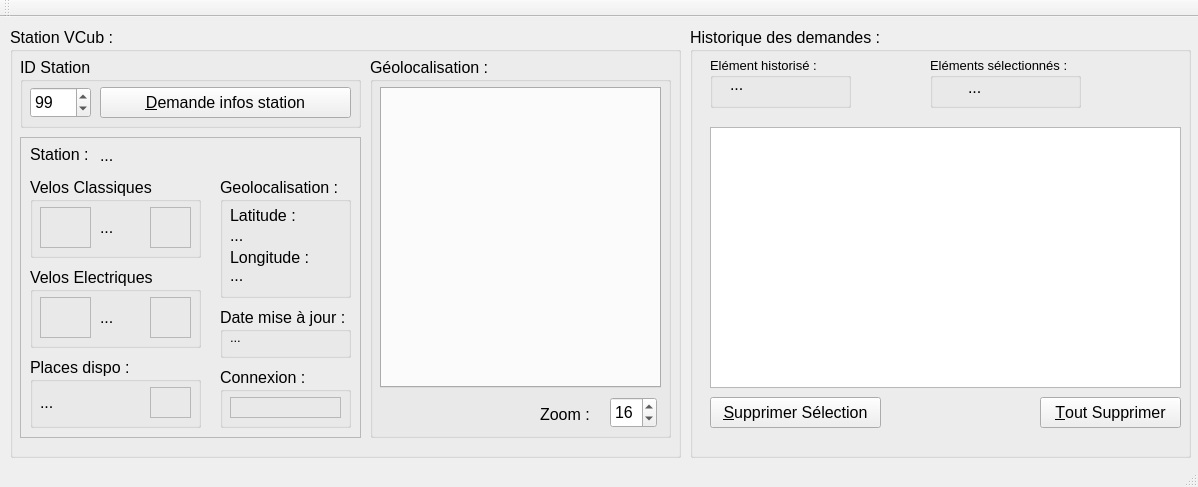
<?xml version="1.0" encoding="UTF-8"?>
<ui version="4.0">
 <class>MainWindow</class>
 <widget class="QMainWindow" name="MainWindow">
  <property name="geometry">
   <rect>
    <x>0</x>
    <y>0</y>
    <width>1198</width>
    <height>487</height>
   </rect>
  </property>
  <property name="windowTitle">
   <string>MainWindow</string>
  </property>
  <widget class="QWidget" name="centralWidget">
   <widget class="QGroupBox" name="groupBox">
    <property name="geometry">
     <rect>
      <x>10</x>
      <y>10</y>
      <width>671</width>
      <height>431</height>
     </rect>
    </property>
    <property name="font">
     <font>
      <pointsize>12</pointsize>
     </font>
    </property>
    <property name="title">
     <string>Station VCub :</string>
    </property>
    <widget class="QGroupBox" name="groupBox_2">
     <property name="geometry">
      <rect>
       <x>10</x>
       <y>30</y>
       <width>341</width>
       <height>71</height>
      </rect>
     </property>
     <property name="font">
      <font>
       <pointsize>12</pointsize>
      </font>
     </property>
     <property name="title">
      <string>ID Station</string>
     </property>
     <widget class="QSpinBox" name="spinBoxIdStation">
      <property name="geometry">
       <rect>
        <x>10</x>
        <y>30</y>
        <width>61</width>
        <height>31</height>
       </rect>
      </property>
      <property name="font">
       <font>
        <pointsize>12</pointsize>
       </font>
      </property>
      <property name="maximum">
       <number>200</number>
      </property>
      <property name="singleStep">
       <number>1</number>
      </property>
      <property name="value">
       <number>99</number>
      </property>
     </widget>
     <widget class="QPushButton" name="pbDemandeInfos">
      <property name="geometry">
       <rect>
        <x>80</x>
        <y>30</y>
        <width>251</width>
        <height>31</height>
       </rect>
      </property>
      <property name="font">
       <font>
        <pointsize>12</pointsize>
       </font>
      </property>
      <property name="text">
       <string>&amp;Demande infos station</string>
      </property>
     </widget>
    </widget>
    <widget class="QFrame" name="frame">
     <property name="geometry">
      <rect>
       <x>10</x>
       <y>110</y>
       <width>341</width>
       <height>301</height>
      </rect>
     </property>
     <property name="font">
      <font>
       <pointsize>12</pointsize>
      </font>
     </property>
     <property name="frameShape">
      <enum>QFrame::StyledPanel</enum>
     </property>
     <property name="frameShadow">
      <enum>QFrame::Raised</enum>
     </property>
     <widget class="QLabel" name="label">
      <property name="geometry">
       <rect>
        <x>10</x>
        <y>10</y>
        <width>59</width>
        <height>14</height>
       </rect>
      </property>
      <property name="font">
       <font>
        <pointsize>12</pointsize>
       </font>
      </property>
      <property name="text">
       <string>Station : </string>
      </property>
     </widget>
     <widget class="QLabel" name="lbNom">
      <property name="geometry">
       <rect>
        <x>80</x>
        <y>10</y>
        <width>231</width>
        <height>16</height>
       </rect>
      </property>
      <property name="text">
       <string>...</string>
      </property>
     </widget>
     <widget class="QGroupBox" name="groupBox_7">
      <property name="geometry">
       <rect>
        <x>10</x>
        <y>40</y>
        <width>171</width>
        <height>81</height>
       </rect>
      </property>
      <property name="title">
       <string>Velos Classiques</string>
      </property>
      <widget class="QFrame" name="frame_2">
       <property name="geometry">
        <rect>
         <x>10</x>
         <y>30</y>
         <width>51</width>
         <height>41</height>
        </rect>
       </property>
       <property name="styleSheet">
        <string notr="true">background-image: url(:/VeloClassique_50.jpg);</string>
       </property>
       <property name="frameShape">
        <enum>QFrame::StyledPanel</enum>
       </property>
       <property name="frameShadow">
        <enum>QFrame::Raised</enum>
       </property>
      </widget>
      <widget class="QLabel" name="lbNbVeloClassiqDispo">
       <property name="geometry">
        <rect>
         <x>70</x>
         <y>30</y>
         <width>41</width>
         <height>41</height>
        </rect>
       </property>
       <property name="text">
        <string>...</string>
       </property>
      </widget>
      <widget class="QFrame" name="frmNbVeloClassiqDispo">
       <property name="geometry">
        <rect>
         <x>120</x>
         <y>30</y>
         <width>41</width>
         <height>41</height>
        </rect>
       </property>
       <property name="frameShape">
        <enum>QFrame::StyledPanel</enum>
       </property>
       <property name="frameShadow">
        <enum>QFrame::Raised</enum>
       </property>
      </widget>
     </widget>
     <widget class="QGroupBox" name="groupBox_8">
      <property name="geometry">
       <rect>
        <x>10</x>
        <y>130</y>
        <width>171</width>
        <height>81</height>
       </rect>
      </property>
      <property name="title">
       <string>Velos Electriques</string>
      </property>
      <widget class="QFrame" name="frame_3">
       <property name="geometry">
        <rect>
         <x>10</x>
         <y>30</y>
         <width>51</width>
         <height>41</height>
        </rect>
       </property>
       <property name="styleSheet">
        <string notr="true">background-image: url(:/VeloElec_50.jpg);</string>
       </property>
       <property name="frameShape">
        <enum>QFrame::StyledPanel</enum>
       </property>
       <property name="frameShadow">
        <enum>QFrame::Raised</enum>
       </property>
      </widget>
      <widget class="QLabel" name="lbNbVeloElecDispo">
       <property name="geometry">
        <rect>
         <x>70</x>
         <y>30</y>
         <width>41</width>
         <height>41</height>
        </rect>
       </property>
       <property name="text">
        <string>...</string>
       </property>
      </widget>
      <widget class="QFrame" name="frmNbVeloElecDispo">
       <property name="geometry">
        <rect>
         <x>120</x>
         <y>30</y>
         <width>41</width>
         <height>41</height>
        </rect>
       </property>
       <property name="frameShape">
        <enum>QFrame::StyledPanel</enum>
       </property>
       <property name="frameShadow">
        <enum>QFrame::Raised</enum>
       </property>
      </widget>
     </widget>
     <widget class="QGroupBox" name="groupBox_9">
      <property name="geometry">
       <rect>
        <x>200</x>
        <y>40</y>
        <width>131</width>
        <height>121</height>
       </rect>
      </property>
      <property name="title">
       <string>Geolocalisation :</string>
      </property>
      <widget class="QLabel" name="label_7">
       <property name="geometry">
        <rect>
         <x>10</x>
         <y>30</y>
         <width>81</width>
         <height>16</height>
        </rect>
       </property>
       <property name="font">
        <font>
         <pointsize>12</pointsize>
        </font>
       </property>
       <property name="text">
        <string>Latitude : </string>
       </property>
      </widget>
      <widget class="QLabel" name="label_8">
       <property name="geometry">
        <rect>
         <x>10</x>
         <y>70</y>
         <width>91</width>
         <height>21</height>
        </rect>
       </property>
       <property name="font">
        <font>
         <pointsize>12</pointsize>
        </font>
       </property>
       <property name="text">
        <string>Longitude :</string>
       </property>
      </widget>
      <widget class="QLabel" name="lbLongitude">
       <property name="geometry">
        <rect>
         <x>10</x>
         <y>90</y>
         <width>111</width>
         <height>16</height>
        </rect>
       </property>
       <property name="text">
        <string>...</string>
       </property>
      </widget>
      <widget class="QLabel" name="lbLatitude">
       <property name="geometry">
        <rect>
         <x>10</x>
         <y>50</y>
         <width>101</width>
         <height>16</height>
        </rect>
       </property>
       <property name="text">
        <string>...</string>
       </property>
      </widget>
     </widget>
     <widget class="QGroupBox" name="groupBox_10">
      <property name="geometry">
       <rect>
        <x>200</x>
        <y>170</y>
        <width>131</width>
        <height>51</height>
       </rect>
      </property>
      <property name="title">
       <string>Date mise à jour :</string>
      </property>
      <widget class="QLabel" name="lbDateMaj">
       <property name="geometry">
        <rect>
         <x>10</x>
         <y>20</y>
         <width>101</width>
         <height>21</height>
        </rect>
       </property>
       <property name="font">
        <font>
         <pointsize>10</pointsize>
        </font>
       </property>
       <property name="text">
        <string>...</string>
       </property>
      </widget>
     </widget>
     <widget class="QGroupBox" name="groupBox_11">
      <property name="geometry">
       <rect>
        <x>200</x>
        <y>230</y>
        <width>131</width>
        <height>61</height>
       </rect>
      </property>
      <property name="title">
       <string>Connexion :</string>
      </property>
      <widget class="QFrame" name="frmConnexion">
       <property name="geometry">
        <rect>
         <x>10</x>
         <y>30</y>
         <width>111</width>
         <height>21</height>
        </rect>
       </property>
       <property name="frameShape">
        <enum>QFrame::StyledPanel</enum>
       </property>
       <property name="frameShadow">
        <enum>QFrame::Raised</enum>
       </property>
      </widget>
     </widget>
     <widget class="QGroupBox" name="groupBox_12">
      <property name="geometry">
       <rect>
        <x>10</x>
        <y>220</y>
        <width>171</width>
        <height>71</height>
       </rect>
      </property>
      <property name="title">
       <string>Places dispo :</string>
      </property>
      <widget class="QLabel" name="lbNbPlaceDispo">
       <property name="geometry">
        <rect>
         <x>10</x>
         <y>30</y>
         <width>81</width>
         <height>31</height>
        </rect>
       </property>
       <property name="text">
        <string>...</string>
       </property>
      </widget>
      <widget class="QFrame" name="frmNbPlaceDispo">
       <property name="geometry">
        <rect>
         <x>120</x>
         <y>30</y>
         <width>41</width>
         <height>31</height>
        </rect>
       </property>
       <property name="frameShape">
        <enum>QFrame::StyledPanel</enum>
       </property>
       <property name="frameShadow">
        <enum>QFrame::Raised</enum>
       </property>
      </widget>
     </widget>
    </widget>
    <widget class="QGroupBox" name="groupBox_6">
     <property name="geometry">
      <rect>
       <x>360</x>
       <y>30</y>
       <width>301</width>
       <height>381</height>
      </rect>
     </property>
     <property name="title">
      <string>Géolocalisation :</string>
     </property>
     <widget class="QLabel" name="label_6">
      <property name="geometry">
       <rect>
        <x>170</x>
        <y>350</y>
        <width>59</width>
        <height>14</height>
       </rect>
      </property>
      <property name="font">
       <font>
        <pointsize>12</pointsize>
       </font>
      </property>
      <property name="text">
       <string>Zoom :</string>
      </property>
     </widget>
     <widget class="QSpinBox" name="spinBoxZoom">
      <property name="geometry">
       <rect>
        <x>240</x>
        <y>340</y>
        <width>47</width>
        <height>31</height>
       </rect>
      </property>
      <property name="minimum">
       <number>5</number>
      </property>
      <property name="maximum">
       <number>30</number>
      </property>
      <property name="value">
       <number>16</number>
      </property>
     </widget>
     <widget class="QTabWidget" name="tabWidgetGeoloc">
      <property name="geometry">
       <rect>
        <x>10</x>
        <y>30</y>
        <width>281</width>
        <height>301</height>
       </rect>
      </property>
      <property name="currentIndex">
       <number>-1</number>
      </property>
     </widget>
    </widget>
   </widget>
   <widget class="QGroupBox" name="groupBox_3">
    <property name="geometry">
     <rect>
      <x>690</x>
      <y>10</y>
      <width>501</width>
      <height>431</height>
     </rect>
    </property>
    <property name="font">
     <font>
      <pointsize>12</pointsize>
     </font>
    </property>
    <property name="title">
     <string>Historique des demandes :</string>
    </property>
    <widget class="QListWidget" name="listHisto">
     <property name="geometry">
      <rect>
       <x>20</x>
       <y>100</y>
       <width>471</width>
       <height>261</height>
      </rect>
     </property>
     <property name="font">
      <font>
       <pointsize>10</pointsize>
      </font>
     </property>
    </widget>
    <widget class="QPushButton" name="pbSupprimer">
     <property name="geometry">
      <rect>
       <x>20</x>
       <y>370</y>
       <width>171</width>
       <height>31</height>
      </rect>
     </property>
     <property name="text">
      <string>&amp;Supprimer Sélection</string>
     </property>
    </widget>
    <widget class="QPushButton" name="pbToutSupprimer">
     <property name="geometry">
      <rect>
       <x>350</x>
       <y>370</y>
       <width>141</width>
       <height>31</height>
      </rect>
     </property>
     <property name="text">
      <string>&amp;Tout Supprimer</string>
     </property>
    </widget>
    <widget class="QGroupBox" name="groupBox_4">
     <property name="geometry">
      <rect>
       <x>20</x>
       <y>30</y>
       <width>141</width>
       <height>51</height>
      </rect>
     </property>
     <property name="font">
      <font>
       <pointsize>10</pointsize>
      </font>
     </property>
     <property name="title">
      <string>Elément historisé :</string>
     </property>
     <widget class="QLabel" name="lbNbEltHisto">
      <property name="geometry">
       <rect>
        <x>20</x>
        <y>20</y>
        <width>59</width>
        <height>14</height>
       </rect>
      </property>
      <property name="font">
       <font>
        <pointsize>12</pointsize>
       </font>
      </property>
      <property name="text">
       <string>...</string>
      </property>
     </widget>
    </widget>
    <widget class="QGroupBox" name="groupBox_5">
     <property name="geometry">
      <rect>
       <x>240</x>
       <y>30</y>
       <width>151</width>
       <height>51</height>
      </rect>
     </property>
     <property name="font">
      <font>
       <pointsize>10</pointsize>
      </font>
     </property>
     <property name="title">
      <string>Eléments sélectionnés :</string>
     </property>
     <widget class="QLabel" name="lbNbEltHistoSelect">
      <property name="geometry">
       <rect>
        <x>38</x>
        <y>20</y>
        <width>51</width>
        <height>20</height>
       </rect>
      </property>
      <property name="font">
       <font>
        <pointsize>12</pointsize>
       </font>
      </property>
      <property name="text">
       <string>...</string>
      </property>
     </widget>
    </widget>
   </widget>
  </widget>
  <widget class="QMenuBar" name="menuBar">
   <property name="geometry">
    <rect>
     <x>0</x>
     <y>0</y>
     <width>1198</width>
     <height>19</height>
    </rect>
   </property>
  </widget>
  <widget class="QToolBar" name="mainToolBar">
   <attribute name="toolBarArea">
    <enum>TopToolBarArea</enum>
   </attribute>
   <attribute name="toolBarBreak">
    <bool>false</bool>
   </attribute>
  </widget>
  <widget class="QStatusBar" name="statusBar"/>
 </widget>
 <layoutdefault spacing="6" margin="11"/>
 <resources/>
 <connections/>
</ui>
